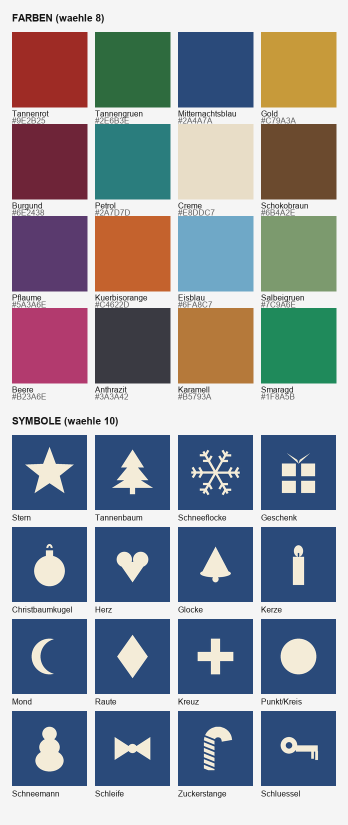
#> input picture tools/katalog.png, 696 x 1650 px, given in place of atlas.png, which was not available (shown at 1/2 size)
$ python make_atlas.py
#> lines starting #> are read from the running program, lines starting #| are printed output that depends on the picture; pictures that were not available may be replaced by others from this repository, and a replacement may not be noted
from PIL import Image, ImageDraw, ImageFont
import math, os

SRC = r"C:\Users\Ic3Dr4gon\Desktop\GameDevelopment\cozychristmas\Assets\RoyalCod\ModularConstructor\Textures\atlas.png"
OUTDIR = r"C:\Users\Ic3Dr4gon\Desktop\GameDevelopment\cozychristmas\Assets\_Project\Textures"
os.makedirs(OUTDIR, exist_ok=True)
OUT = os.path.join(OUTDIR, "atlas_custom.png")
GUIDE = os.path.join(os.path.dirname(__file__), "covers_guide.png")

SCALE = 8                 # 256 -> 2048 px
W = H = 256 * SCALE
SS = 4                    # Supersampling fuer glatte Symbole
WHITE = (255, 255, 255)

# ---------- parametrische Symbole (d,cx,cy,s,c,bg) ----------
def star(d,cx,cy,s,c,bg):
    pts=[(cx+(s if i%2==0 else s*0.42)*math.cos(-math.pi/2+i*math.pi/5),
          cy+(s if i%2==0 else s*0.42)*math.sin(-math.pi/2+i*math.pi/5)) for i in range(10)]
    d.polygon(pts,fill=c)
def tree(d,cx,cy,s,c,bg):
    d.rectangle([cx-s*0.1,cy+s*0.55,cx+s*0.1,cy+s*0.85],fill=c)
    for yt,yb,hw in [(-0.9,-0.2,0.45),(-0.45,0.3,0.62),(0.1,0.6,0.8)]:
        d.polygon([(cx,cy+s*yt),(cx-s*hw,cy+s*yb),(cx+s*hw,cy+s*yb)],fill=c)
def snow(d,cx,cy,s,c,bg):
    L=s*0.95; w=max(2,int(s*0.09))
    for k in range(6):
        a=k*math.pi/3; d.line([cx,cy,cx+L*math.cos(a),cy+L*math.sin(a)],fill=c,width=w)
        for t in (0.55,0.82):
            bx,by=cx+L*t*math.cos(a),cy+L*t*math.sin(a); bl=L*0.24
            for sg in (1,-1):
                aa=a+sg*math.pi/3
                d.line([bx,by,bx+bl*math.cos(aa),by+bl*math.sin(aa)],fill=c,width=w)
def gift(d,cx,cy,s,c,bg):
    d.rectangle([cx-s*0.65,cy-s*0.35,cx+s*0.65,cy+s*0.8],fill=c)
    d.rectangle([cx-s*0.1,cy-s*0.35,cx+s*0.1,cy+s*0.8],fill=bg)
    d.rectangle([cx-s*0.65,cy+s*0.15,cx+s*0.65,cy+s*0.32],fill=bg)
    d.polygon([(cx,cy-s*0.35),(cx-s*0.45,cy-s*0.75),(cx-s*0.05,cy-s*0.5)],fill=c)
    d.polygon([(cx,cy-s*0.35),(cx+s*0.45,cy-s*0.75),(cx+s*0.05,cy-s*0.5)],fill=c)
def bauble(d,cx,cy,s,c,bg):
    d.ellipse([cx-s*0.6,cy-s*0.35,cx+s*0.6,cy+s*0.85],fill=c)
    d.rectangle([cx-s*0.14,cy-s*0.55,cx+s*0.14,cy-s*0.3],fill=c)
    d.arc([cx-s*0.12,cy-s*0.8,cx+s*0.12,cy-s*0.5],180,360,fill=c,width=max(2,int(s*0.08)))
def heart(d,cx,cy,s,c,bg):
    raw=[]
    for i in range(220):
        t=math.pi*2*i/220
        x=16*math.sin(t)**3
        y=13*math.cos(t)-5*math.cos(2*t)-2*math.cos(3*t)-math.cos(4*t)
        raw.append((x,y))
    xs=[p[0] for p in raw]; ys=[p[1] for p in raw]
    cxr=(min(xs)+max(xs))/2; cyr=(min(ys)+max(ys))/2
    k=(1.7*s)/max(max(xs)-min(xs), max(ys)-min(ys))
    d.polygon([(cx+(x-cxr)*k, cy-(y-cyr)*k) for x,y in raw],fill=c)
def bell(d,cx,cy,s,c,bg):
    d.polygon([(cx,cy-s*0.7),(cx-s*0.55,cy+s*0.35),(cx+s*0.55,cy+s*0.35)],fill=c)
    d.ellipse([cx-s*0.6,cy+s*0.2,cx+s*0.6,cy+s*0.5],fill=c)
    d.ellipse([cx-s*0.12,cy+s*0.45,cx+s*0.12,cy+s*0.7],fill=c)
def candle(d,cx,cy,s,c,bg):
    d.rectangle([cx-s*0.22,cy-s*0.3,cx+s*0.22,cy+s*0.8],fill=c)
    d.ellipse([cx-s*0.18,cy-s*0.75,cx+s*0.18,cy-s*0.3],fill=c)
    d.line([cx,cy-s*0.3,cx,cy-s*0.45],fill=bg,width=max(2,int(s*0.06)))
def snowman(d,cx,cy,s,c,bg):
    d.ellipse([cx-s*0.55,cy+s*0.05,cx+s*0.55,cy+s*0.9],fill=c)
    d.ellipse([cx-s*0.4,cy-s*0.4,cx+s*0.4,cy+s*0.3],fill=c)
    d.ellipse([cx-s*0.28,cy-s*0.85,cx+s*0.28,cy-s*0.3],fill=c)
def key(d,cx,cy,s,c,bg):
    d.ellipse([cx-s*0.7,cy-s*0.45,cx-s*0.05,cy+s*0.2],fill=c)
    d.ellipse([cx-s*0.5,cy-s*0.25,cx-s*0.25,cy],fill=bg)
    d.rectangle([cx-s*0.1,cy-s*0.12,cx+s*0.75,cy+s*0.12],fill=c)
    d.rectangle([cx+s*0.5,cy+s*0.1,cx+s*0.6,cy+s*0.4],fill=c)
    d.rectangle([cx+s*0.66,cy+s*0.1,cx+s*0.76,cy+s*0.45],fill=c)
def candy(d,cx,cy,s,c,bg):
    w=max(3,int(s*0.40)); r=w/2
    rh=0.33*s; hx=cx; hy=cy-0.34*s; stem_x=hx-rh; bot=cy+0.82*s
    pts=[(stem_x,bot),(stem_x,hy)]
    for ang in range(180,-1,-12):
        a=math.radians(ang); pts.append((hx+rh*math.cos(a), hy-rh*math.sin(a)))
    d.line(pts,fill=c,width=w,joint="curve")
    d.ellipse([stem_x-r,bot-r,stem_x+r,bot+r],fill=c)        # rundes Ende unten
    d.ellipse([hx+rh-r,hy-r,hx+rh+r,hy+r],fill=c)            # rundes Ende am Haken
def gingerbread(d,cx,cy,s,c,bg):
    d.ellipse([cx-0.22*s,cy-0.72*s,cx+0.22*s,cy-0.28*s],fill=c)
    d.rounded_rectangle([cx-0.26*s,cy-0.32*s,cx+0.26*s,cy+0.35*s],radius=int(s*0.18),fill=c)
    d.rounded_rectangle([cx-0.62*s,cy-0.28*s,cx-0.18*s,cy-0.02*s],radius=int(s*0.1),fill=c)
    d.rounded_rectangle([cx+0.18*s,cy-0.28*s,cx+0.62*s,cy-0.02*s],radius=int(s*0.1),fill=c)
    d.rounded_rectangle([cx-0.26*s,cy+0.2*s,cx-0.02*s,cy+0.68*s],radius=int(s*0.1),fill=c)
    d.rounded_rectangle([cx+0.02*s,cy+0.2*s,cx+0.26*s,cy+0.68*s],radius=int(s*0.1),fill=c)

# ---------- Auswahl ----------
SYMBOLS = [("Stern",star),("Tannenbaum",tree),("Schneeflocke",snow),("Geschenk",gift),
           ("Christbaumkugel",bauble),("Herz",heart),("Glocke",bell),("Kerze",candle),
           ("Schneemann",snowman),("Schluessel",key)]                       # 10 Reihen
def hx(h): return tuple(int(h[i:i+2],16) for i in (0,2,4))
COLORS = [("Tannenrot","9E2B25"),("Tannengruen","2E6B3E"),("Mitternachtsblau","2A4A7A"),
          ("Salbeigruen","7C9A6E"),("Beere","B23A6E"),("Anthrazit","3A3A42"),
          ("Karamell","B5793A"),("Schokobraun","6B4A2E")]                    # 8 Spalten

COLS, ROWS = len(COLORS), len(SYMBOLS)
ORIGIN_X, ORIGIN_Y = 128*SCALE, 96*SCALE
S = (W - ORIGIN_X)//COLS          # 128 px
assert S*COLS <= W-ORIGIN_X and S*ROWS <= H-ORIGIN_Y, "Raster passt nicht in freien Bereich"

atlas = Image.open(SRC).convert("RGBA").resize((W,H), Image.NEAREST)

def tile_img(base, fn):
    R=S*SS; t=Image.new("RGBA",(R,R),base+(255,)); dd=ImageDraw.Draw(t)
    fn(dd,R/2,R/2,R*0.34,WHITE+(255,),base+(255,))
    return t.resize((S,S),Image.LANCZOS)

def tile_rect(w, h, base, fn):
    t=Image.new("RGBA",(w*SS,h*SS),base+(255,)); dd=ImageDraw.Draw(t)
    fn(dd, w*SS/2, h*SS/2, min(w,h)*SS*0.34, WHITE+(255,), base+(255,))
    return t.resize((w,h),Image.LANCZOS)

rows=[]
for ri,(sname,fn) in enumerate(SYMBOLS):
    for ci,(cname,chex) in enumerate(COLORS):
        base=hx(chex); x=ORIGIN_X+ci*S; y=ORIGIN_Y+ri*S
        atlas.alpha_composite(tile_img(base,fn),(x,y))
        u0,u1=x/W,(x+S)/W; v0,v1=1-(y+S)/H,1-y/H
        rows.append((sname,cname,ci,ri,(x,y),(round(u0,4),round(v0,4),round(u1,4),round(v1,4)),
                     (round((u0+u1)/2,4),round((v0+v1)/2,4))))
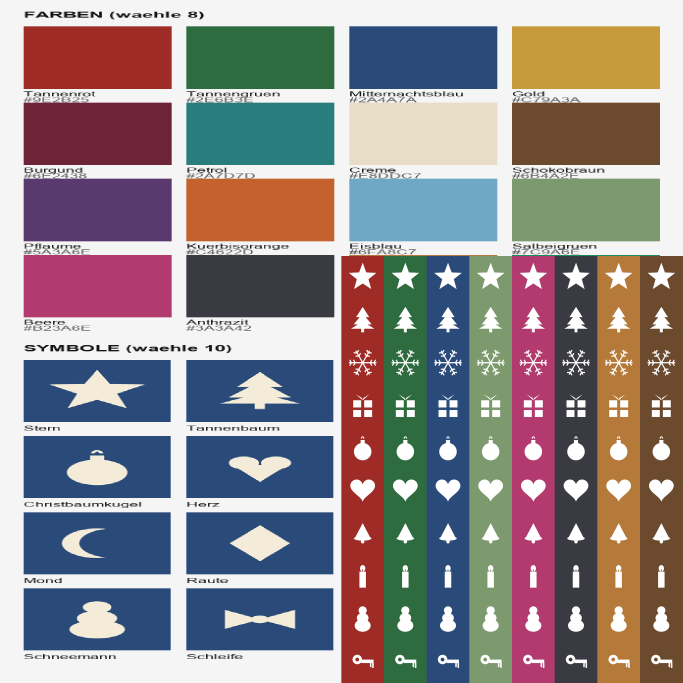
#> atlas: PIL image 2048x2048 RGBA (shown at 1/3 size); mean R, G, B, A 144, 136, 137.9, 255
#> after the loop, rows = 80 items

# ---------- Streifen ueber dem Raster: 2 Zusatz-Symbolreihen + Vollton-Band ----------
# Layout je Spalte (von oben): Symbolreihe A | schmales Vollton-Band (v=0.6875) | Symbolreihe B.
# Das Band bei v=0.6875 bleibt rein farbig -> bestehende Buchkoerper-UVs unveraendert gueltig.
SW_X0 = 144*SCALE
#> SW_X0 = 1152
SWW = (W - SW_X0)//COLS
#> SWW = 112
EXTRA = [("Lebkuchenmann", gingerbread, 64*SCALE, 78*SCALE),
         ("Zuckerstange",  candy,       82*SCALE, 96*SCALE)]
BAND_Y0, BAND_Y1 = 78*SCALE, 82*SCALE
dd = ImageDraw.Draw(atlas)
extra=[]; solids=[]
for ci,(cname,chex) in enumerate(COLORS):
    base=hx(chex); x0=SW_X0+ci*SWW
    for sname,fn,y0,y1 in EXTRA:
        atlas.alpha_composite(tile_rect(SWW, y1-y0, base, fn),(x0,y0))
        u0,u1=x0/W,(x0+SWW)/W; v0,v1=1-y1/H,1-y0/H
        extra.append((sname,cname,(round(u0,4),round(v0,4),round(u1,4),round(v1,4)),
                      (round((u0+u1)/2,4),round((v0+v1)/2,4))))
    dd.rectangle([x0,BAND_Y0,x0+SWW-1,BAND_Y1-1],fill=base+(255,))  # Vollton-Band
    solids.append((cname,round((x0+SWW/2)/W,4),round(1-((BAND_Y0+BAND_Y1)/2)/H,4)))
#> this loop made 8 passes
#> x0 on passes 1 to 8: 1152, 1264, 1376, 1488, 1600, 1712, 1824, 1936
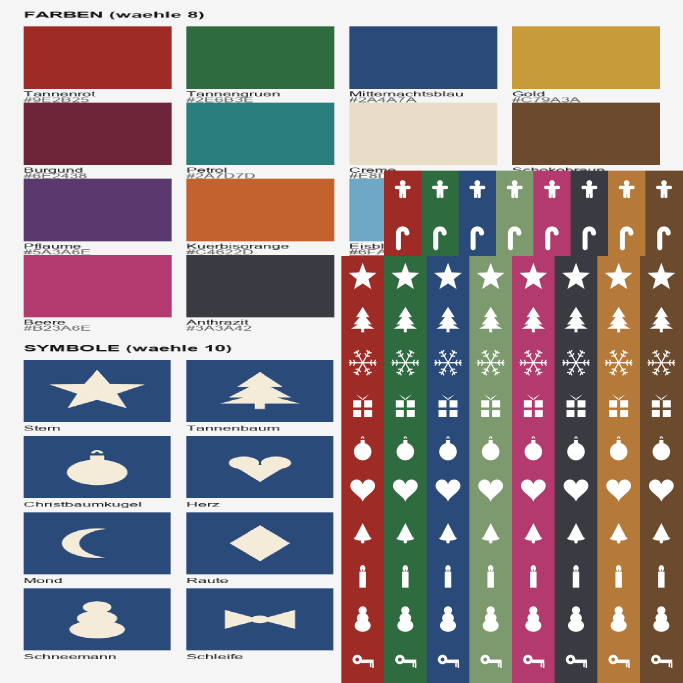
#> atlas: PIL image 2048x2048 RGBA (shown at 1/3 size); mean R, G, B, A 142.1, 131.4, 133.2, 255
#> after the loop, extra = 16 items; solids = [('Tannenrot', 0.59, 0.688), ('Tannengruen', 0.644, 0.688), ('Mitternachtsblau', 0.699, 0.688), ('Salbeigruen', 0.754, 0.688), ('Beere', 0.809, 0.688), ('Anthrazit', 0.863, 0.688), ('Karamell', 0.918, 0.688), ('Schokobraun', 0.973, 0.688)]

atlas.convert("RGB").save(OUT)
print("Atlas gespeichert:",OUT,f"{W}x{H}, {len(rows)} Raster-Kacheln + {len(extra)} Zusatzkacheln")
#| Atlas gespeichert: C:\Users\Ic3Dr4gon\Desktop\GameDevelopment\cozychristmas\Assets\_Project\Textures/atlas_custom.png 2048x2048, 80 Raster-Kacheln + 16 Zusatzkacheln
print("\nZusatz-Symbole (Lebkuchenmann/Zuckerstange) je Farbe – UV-Rect (u0,v0,u1,v1) + Mitte:")
for sname,cname,uv,uc in extra:
    print(f"  {sname:14s} {cname:16s} {uv}  Mitte {uc}")
#> this loop made 16 passes
#> (sname, cname, uv, uc) on passes 1 to 8: ('Lebkuchenmann', 'Tannenrot', (0.562, 0.695, 0.617, 0.75), (0.59, 0.723)), ('Zuckerstange', 'Tannenrot', (0.562, 0.625, 0.617, 0.68), (0.59, 0.652)), ('Lebkuchenmann', 'Tannengruen', (0.617, 0.695, 0.672, 0.75), (0.644, 0.723)), ('Zuckerstange', 'Tannengruen', (0.617, 0.625, 0.672, 0.68), (0.644, 0.652)), ('Lebkuchenmann', 'Mitternachtsblau', (0.672, 0.695, 0.727, 0.75), (0.699, 0.723)), ('Zuckerstange', 'Mitternachtsblau', (0.672, 0.625, 0.727, 0.68), (0.699, 0.652)), ('Lebkuchenmann', 'Salbeigruen', (0.727, 0.695, 0.781, 0.75), (0.754, 0.723)), ('Zuckerstange', 'Salbeigruen', (0.727, 0.625, 0.781, 0.68), (0.754, 0.652))
#|   Lebkuchenmann  Tannenrot        (0.5625, 0.6953, 0.6172, 0.75)  Mitte (0.5898, 0.7227)
#|   Zuckerstange   Tannenrot        (0.5625, 0.625, 0.6172, 0.6797)  Mitte (0.5898, 0.6523)
#|   Lebkuchenmann  Tannengruen      (0.6172, 0.6953, 0.6719, 0.75)  Mitte (0.6445, 0.7227)
#|   Zuckerstange   Tannengruen      (0.6172, 0.625, 0.6719, 0.6797)  Mitte (0.6445, 0.6523)
#|   Lebkuchenmann  Mitternachtsblau (0.6719, 0.6953, 0.7266, 0.75)  Mitte (0.6992, 0.7227)
#|   Zuckerstange   Mitternachtsblau (0.6719, 0.625, 0.7266, 0.6797)  Mitte (0.6992, 0.6523)
#|   Lebkuchenmann  Salbeigruen      (0.7266, 0.6953, 0.7812, 0.75)  Mitte (0.7539, 0.7227)
#|   Zuckerstange   Salbeigruen      (0.7266, 0.625, 0.7812, 0.6797)  Mitte (0.7539, 0.6523)
#> (further printed lines are left out)
print("\nVollton-Band fuer Buchkoerper (unveraendert, UV-Mitte):")
for cname,uc,vc in solids:
    print(f"  {cname:16s} u={uc}  v={vc}")
#> this loop made 8 passes
#> (cname, uc) on passes 1 to 8: ('Tannenrot', 0.59), ('Tannengruen', 0.644), ('Mitternachtsblau', 0.699), ('Salbeigruen', 0.754), ('Beere', 0.809), ('Anthrazit', 0.863), ('Karamell', 0.918), ('Schokobraun', 0.973)
#|   Tannenrot        u=0.5898  v=0.6875
#|   Tannengruen      u=0.6445  v=0.6875
#|   Mitternachtsblau u=0.6992  v=0.6875
#|   Salbeigruen      u=0.7539  v=0.6875
#|   Beere            u=0.8086  v=0.6875
#|   Anthrazit        u=0.8633  v=0.6875
#|   Karamell         u=0.918  v=0.6875
#|   Schokobraun      u=0.9727  v=0.6875

# ---------- Uebersichtskarte ----------
try:
    Fb=ImageFont.truetype(r"C:\Windows\Fonts\arialbd.ttf",18); Fs=ImageFont.truetype(r"C:\Windows\Fonts\arial.ttf",13)
except Exception:
    Fb=ImageFont.load_default(); Fs=Fb
TH=120; LBL=150; HEAD=70
gw=LBL+COLS*TH; gh=HEAD+ROWS*TH
g=Image.new("RGB",(gw,gh),(245,245,245)); dg=ImageDraw.Draw(g)
#> after `g = Image.new('RGB', (gw, gh), (245, 245, 245))`: g: PIL image 1110x1270 RGB; every value is 245
for ci,(cname,chex) in enumerate(COLORS):
    x=LBL+ci*TH; dg.rectangle([x+8,8,x+TH-8,40],fill=hx(chex))
    dg.text((x+8,44),cname,font=Fs,fill=(20,20,20))
for ri,(sname,fn) in enumerate(SYMBOLS):
    y=HEAD+ri*TH; dg.text((8,y+TH//2-8),sname,font=Fb,fill=(20,20,20))
    for ci,(cname,chex) in enumerate(COLORS):
        th=tile_img(hx(chex),fn).resize((TH-10,TH-10),Image.LANCZOS)
        g.paste(th,(LBL+ci*TH+5,y+5))
#> this loop made 10 passes
#> y on passes 2 to 10: 190, 310, 430, 550, 670, 790, 910, 1030, 1150
#> pass 1, in tile_img (call 86), `t = Image.new('RGBA', (R, R), base + (255,))`:
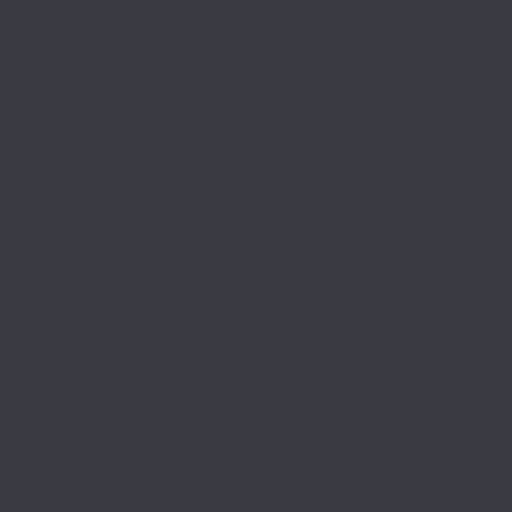
#> t: PIL image 512x512 RGBA; mean R, G, B, A 58, 58, 66, 255
#> pass 1, in tile_img (call 87), `t = Image.new('RGBA', (R, R), base + (255,))`:
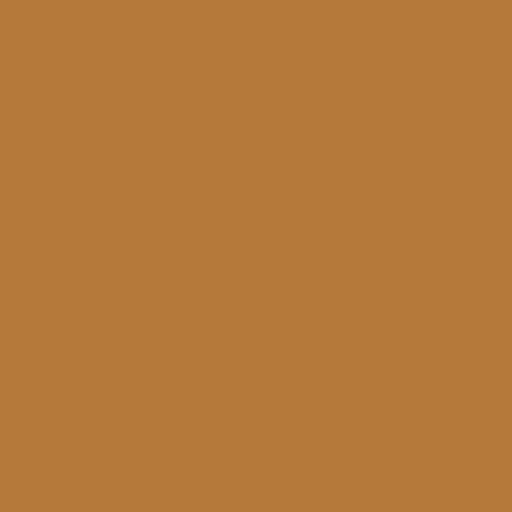
#> t: PIL image 512x512 RGBA; mean R, G, B, A 181, 121, 58, 255
#> pass 1, in tile_img (call 88), `t = Image.new('RGBA', (R, R), base + (255,))`:
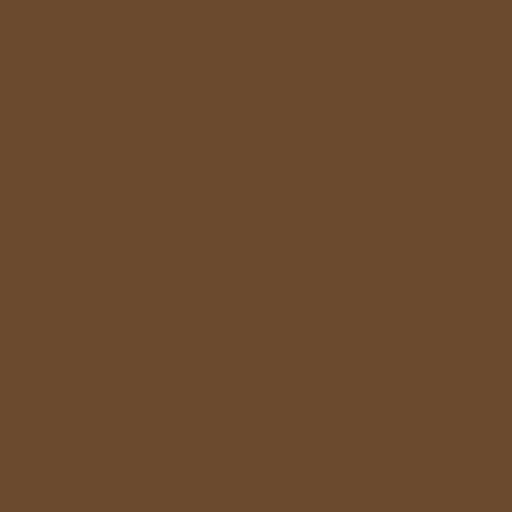
#> t: PIL image 512x512 RGBA; mean R, G, B, A 107, 74, 46, 255
#> after the loop:
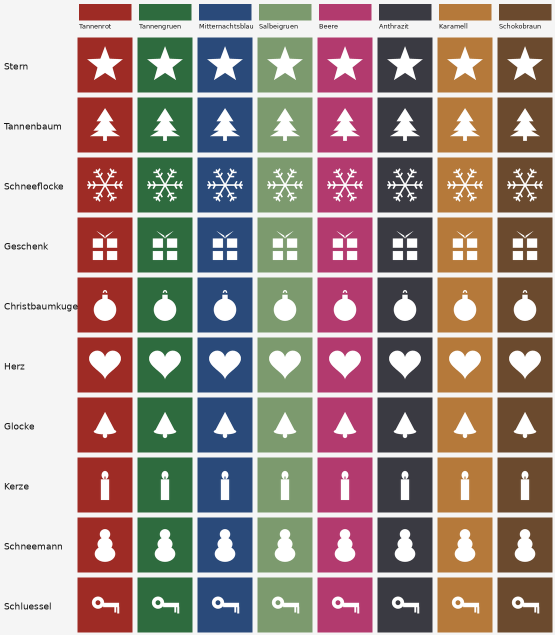
#> g: PIL image 1110x1270 RGB (shown at 1/2 size); mean R, G, B 161.7, 145.7, 139.6
#> after the loop:
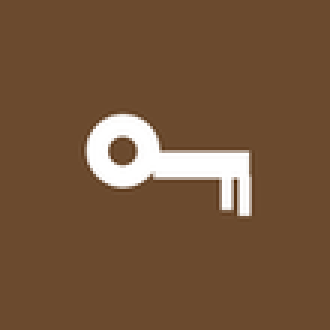
#> th: PIL image 110x110 RGBA (shown 3 times larger); mean R, G, B, A 116.2, 85.2, 59, 255
g.save(GUIDE); print("Karte gespeichert:",GUIDE,g.size)
#| Karte gespeichert: tools/covers_guide.png (1110, 1270)

$ run again, on tools/symbole_mehr.png
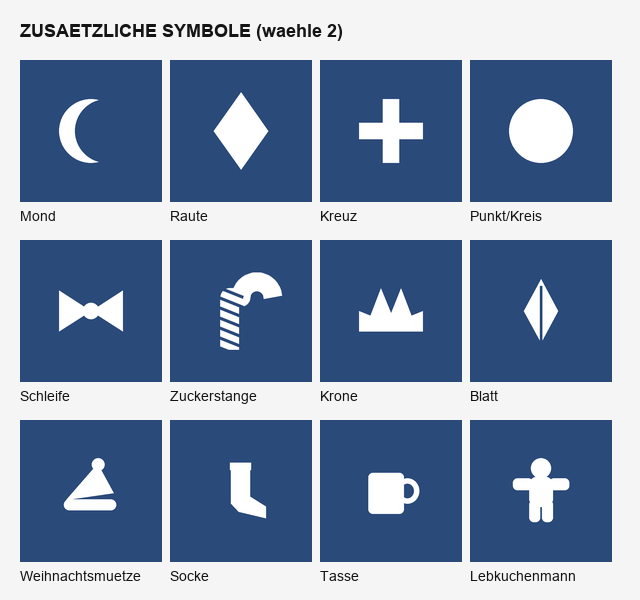
#> input picture tools/symbole_mehr.png, 640 x 600 px, given in place of atlas.png, which was not available
#> after the loop `for ri,(sname,fn) in enumerate(SYMBOLS):`:
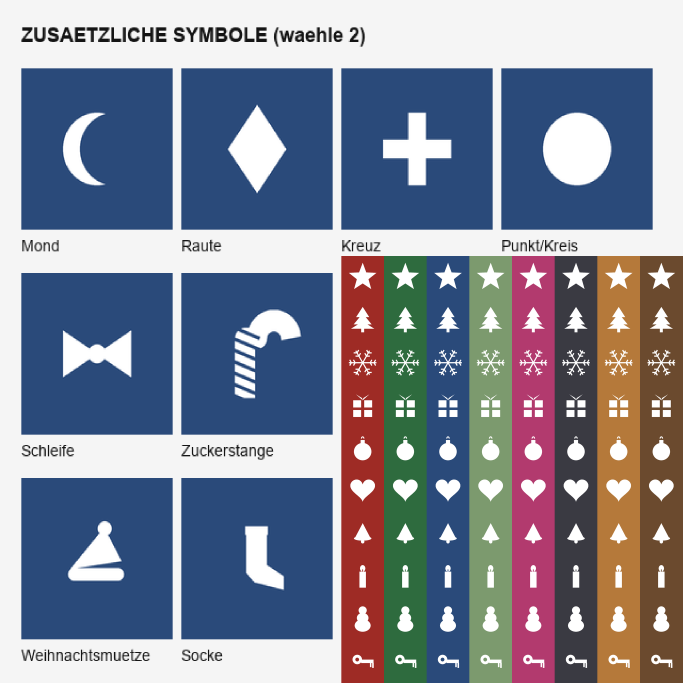
#> atlas: PIL image 2048x2048 RGBA (shown at 1/3 size); mean R, G, B, A 129.3, 134.5, 150.2, 255
#> after the loop `for ri,(sname,fn) in enumerate(SYMBOLS):`: rows = 80 items
#> SW_X0 = 1152
#> SWW = 112
#> the loop `for ci,(cname,chex) in enumerate(COLORS):` made 8 passes
#> x0 on passes 1 to 8: 1152, 1264, 1376, 1488, 1600, 1712, 1824, 1936
#> after the loop `for ci,(cname,chex) in enumerate(COLORS):`:
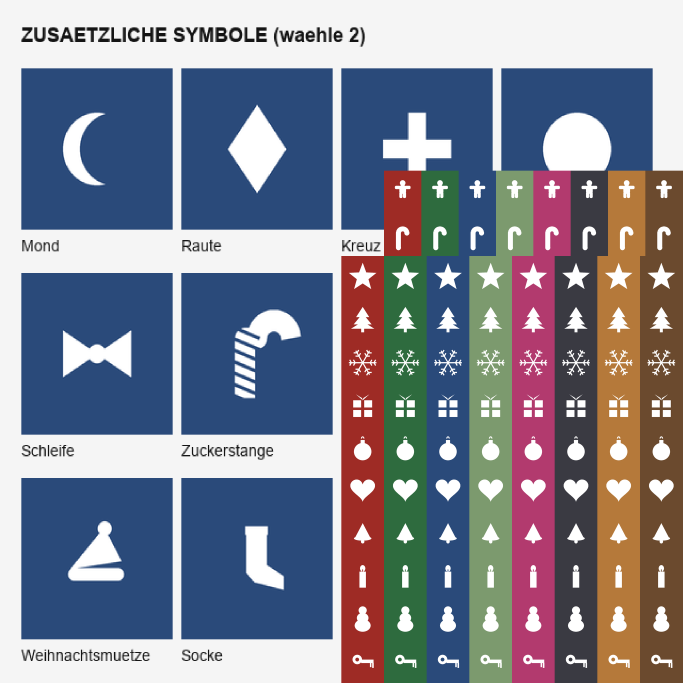
#> atlas: PIL image 2048x2048 RGBA (shown at 1/3 size); mean R, G, B, A 129.1, 132.1, 145.8, 255
#> after the loop `for ci,(cname,chex) in enumerate(COLORS):`: extra = 16 items; solids = [('Tannenrot', 0.59, 0.688), ('Tannengruen', 0.644, 0.688), ('Mitternachtsblau', 0.699, 0.688), ('Salbeigruen', 0.754, 0.688), ('Beere', 0.809, 0.688), ('Anthrazit', 0.863, 0.688), ('Karamell', 0.918, 0.688), ('Schokobraun', 0.973, 0.688)]
#| Atlas gespeichert: C:\Users\Ic3Dr4gon\Desktop\GameDevelopment\cozychristmas\Assets\_Project\Textures/atlas_custom.png 2048x2048, 80 Raster-Kacheln + 16 Zusatzkacheln
#> the loop `for sname,cname,uv,uc in extra:` made 16 passes
#> (sname, cname, uv, uc) on passes 1 to 5: ('Lebkuchenmann', 'Tannenrot', (0.562, 0.695, 0.617, 0.75), (0.59, 0.723)), ('Zuckerstange', 'Tannenrot', (0.562, 0.625, 0.617, 0.68), (0.59, 0.652)), ('Lebkuchenmann', 'Tannengruen', (0.617, 0.695, 0.672, 0.75), (0.644, 0.723)), ('Zuckerstange', 'Tannengruen', (0.617, 0.625, 0.672, 0.68), (0.644, 0.652)), ('Lebkuchenmann', 'Mitternachtsblau', (0.672, 0.695, 0.727, 0.75), (0.699, 0.723))
#> (printed output is left out)
#> the loop `for cname,uc,vc in solids:` made 8 passes
#> (cname, uc) on passes 1 to 8: ('Tannenrot', 0.59), ('Tannengruen', 0.644), ('Mitternachtsblau', 0.699), ('Salbeigruen', 0.754), ('Beere', 0.809), ('Anthrazit', 0.863), ('Karamell', 0.918), ('Schokobraun', 0.973)
#> (printed output is left out)
#> the loop `for ri,(sname,fn) in enumerate(SYMBOLS):` made 10 passes
#> y on passes 2 to 9: 190, 310, 430, 550, 670, 790, 910, 1030
#| Karte gespeichert: tools/covers_guide.png (1110, 1270)
